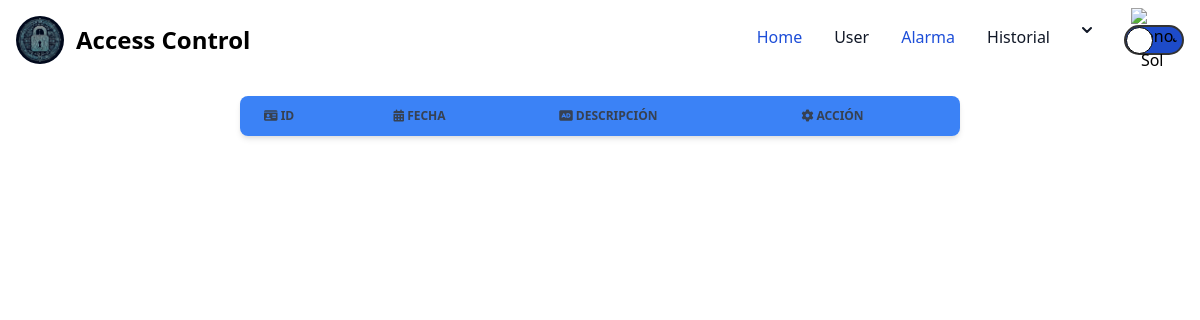
The app's page /pages/alarma.php, older data.
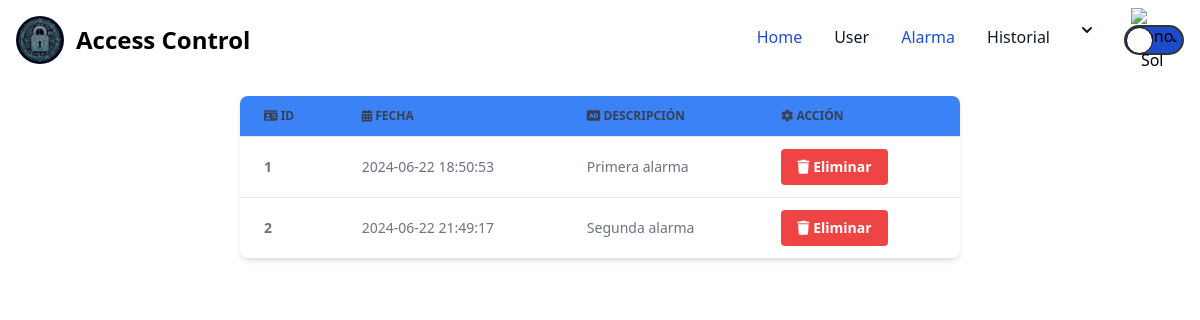
The same page, newer data.
### tables this page shows
CREATE TABLE `alarmas` (
  `idAlarma` int(11) NOT NULL,
  `fecha_hora` timestamp NOT NULL DEFAULT current_timestamp(),
  `descripcion` varchar(250) NOT NULL
);

### pages/alarma.php (the view, shortened to what this page needs)
<!DOCTYPE html>
<html lang="en">
<head>
    <?php require_once('../container/Link.php') ?>
    <link href="https://cdn.jsdelivr.net/npm/tailwindcss@2.2.19/dist/tailwind.min.css" rel="stylesheet">
</head>
<body class="">
<?php require_once('../container/Navar.php') ?>
<?php
require_once('../config/db.php');
$porPagina = 5;
$paginaActual = isset($_GET['pagina']) ? (int)$_GET['pagina'] : 1;
$inicio = ($paginaActual - 1) * $porPagina;
$sql = $conexion->query("SELECT * FROM alarmas LIMIT $inicio, $porPagina");
?>
    <div class="w-full flex justify-center">
        <table class="w-full md:w-3/5 lg:w-4xl text-sm text-left rtl:text-right text-gray-500 dark:text-gray-400 bg-white shadow-md rounded-lg overflow-hidden m-4">
            <thead class="text-xs text-gray-700 uppercase bg-blue-500 text-white">
                <tr>
                    <th scope="col" class="px-6 py-3">
                        <i class="fas fa-id-card"></i> ID
                    </th>
                    <th scope="col" class="px-6 py-3">
                    <i class="fa-solid fa-calendar-days"></i> Fecha
                    </th>
                    <th scope="col" class="px-6 py-3">
                    <i class="fa-solid fa-audio-description"></i> Descripción
                    </th>
                    <th scope="col" class="px-6 py-3">
                        <i class="fas fa-cog"></i> Acción
                    </th>
                </tr>
            </thead>
            <tbody class="bg-white">
            <?php
                if ($sql) {
                    while ($datos = $sql->fetch_object()) {
                ?>
                <tr class="hover:bg-gray-100">
                <th scope="row" class="px-6 py-3 border-t"><?= $datos->idAlarma ?></th>
                            <td class="px-6 py-3 border-t"><?= $datos->fecha_hora?></td>
                            <td class="px-6 py-3 border-t"><?= $datos->descripcion ?></td>
                    <td class="px-6 py-3 border-t">
                        <button class="eliminar-alarma bg-red-500 hover:bg-red-700 text-white font-bold py-2 px-4 rounded mr-2" data-id="1">
                            <i class="fas fa-trash"></i> Eliminar
                        </button>
                    </td>
                </tr>
                <?php
                    }
                } else {
                    echo "<tr><td colspan='4' class='text-center'>No se encontraron datos.</td></tr>";
                }
                ?>
            </tbody>
        </table>
    </div>
</body>
</html>

### container/Link.php (shortened to what this page needs)
<link rel="stylesheet" href="https://cdnjs.cloudflare.com/ajax/libs/font-awesome/6.5.1/css/all.min.css">
<link rel="stylesheet" href="https://cdn.jsdelivr.net/npm/tailwindcss@2.2.19/dist/tailwind.min.css">
<link rel="stylesheet" href="https://cdnjs.cloudflare.com/ajax/libs/animate.css/4.1.1/animate.min.css">
<link rel="stylesheet" type="text/css" href="../css/sty.css">

### container/Navar.php (shortened to what this page needs)
<nav class="bg-white border-gray-200 dark:bg-gray-900">
  <div class="max-w-screen-xl flex flex-wrap items-center justify-between mx-auto p-4">
    <a href="" class="flex items-center space-x-3 rtl:space-x-reverse">
      <img src="../img/huella2.PNG" class="h-12 w-12 rounded-full" alt="Logo" />
      <span class="self-center text-2xl font-semibold whitespace-nowrap dark:text-white">Access Control</span>
    </a>
    <div class="hidden w-full md:block md:w-auto" id="navbar-default">
      <ul class="font-medium flex flex-col p-4 md:p-0 mt-4 border border-gray-100 rounded-lg bg-gray-50 md:flex-row md:space-x-8 rtl:space-x-reverse md:mt-0 md:border-0 md:bg-white dark:bg-gray-800 md:dark:bg-gray-900 dark:border-gray-700">
        <li>
          <a href="../pages/panel.php" class="block py-2 px-3 text-white bg-blue-700 rounded md:bg-transparent md:text-blue-700 md:p-0 dark:text-white md:dark:text-blue-500" aria-current="page">Home</a>
        </li>
        <li>
          <a href="../pages/usuarios.php" class="block py-2 px-3 text-gray-900 rounded hover:bg-gray-100 md:hover:bg-transparent md:border-0 md:hover:text-blue-700 md:p-0 dark:text-white md:dark:hover:text-blue-500 dark:hover:bg-gray-700 dark:hover:text-white md:dark:hover:bg-transparent">User</a>
        </li>
        <li>
          <a href="../pages/alarma.php" class="block py-2 px-3 text-white bg-blue-700 rounded md:bg-transparent md:text-blue-700 md:p-0 dark:text-white md:dark:text-blue-500" aria-current="page">Alarma</a>
        </li>
        <li>
          <a href="../pages/history.php" class="block py-2 px-3 text-gray-900 rounded hover:bg-gray-100 md:hover:bg-transparent md:border-0 md:hover:text-blue-700 md:p-0 dark:text-white md:dark:hover:text-blue-500 dark:hover:bg-gray-700 dark:hover:text-white md:dark:hover:bg-transparent">Historial</a>
        </li>
        <li>
          <button id="dropdownNavbarLink" data-dropdown-toggle="dropdownNavbar" class="flex items-center justify-between w-full py-2 px-3 text-gray-900 rounded hover:bg-gray-100 md:hover:bg-transparent md:border-0 md:hover:text-blue-700 md:p-0 md:w-auto dark:text-white md:dark:hover:text-blue-500 dark:focus:text-white dark:border-gray-700 dark:hover:bg-gray-700 md:dark:hover:bg-transparent">
            <svg class="w-2.5 h-2.5 ms-2.5" aria-hidden="true" xmlns="http://www.w3.org/2000/svg" fill="none" viewBox="0 0 10 6">
              <path stroke="currentColor" stroke-linecap="round" stroke-linejoin="round" stroke-width="2" d="m1 1 4 4 4-4" />
            </svg></button>
        </li>
        <li class="mode mr-4">
          <button id="toggleDarkMode" aria-label="Cambiar modo oscuro">
            <img src="../img/soleado.png" alt="Icono Sol">
          </button>
          <button id="toggleLightMode" aria-label="Cambiar modo claro">
            <img src="../img/luna.png" alt="Icono Luna">
          </button>
        </li>
      </ul>
    </div>
  </div>
</nav>

### css/sty.css (style rules this page uses)
.mode { width: 60px; height: 30px; padding: 0 5px; display: flex; align-items: center; justify-content: space-between; position: relative; border-radius: 100px; border: #333 solid 2px; background-color: rgb(29, 75, 201); }
.font-medium li.mode { position: relative; }
.font-medium li.mode::before { content: ""; position: absolute; height: 27px; width: 27px; border-radius: 50%; background-color: #fff; border: solid thin #000; left: 0; right: unset; }

Row changes from the older to the newer data that the page shows:
added alarmas: idAlarma "1", fecha_hora "2024-06-22 18:50:53", descripcion "Primera alarma"
added alarmas: idAlarma "2", fecha_hora "2024-06-22 21:49:17", descripcion "Segunda alarma"
